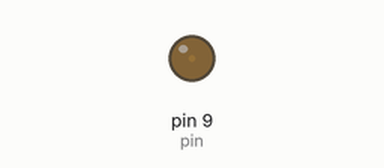
This sketch was run on a simulated Arduino Uno, built with avr-gcc and run on an emulated ATmega328P. On the bench: output pins drawn as LEDs (lit = HIGH).

Above: at 0.05 s.
At 1.15 s:
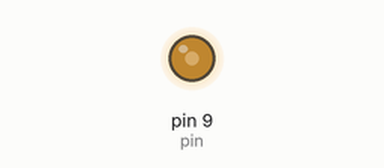
At 2.3 s:
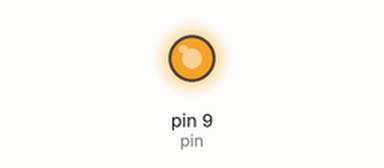
At 4.6 s:
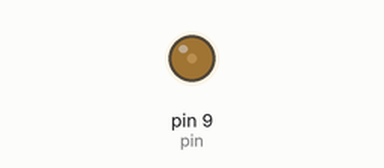
Timing chart, 0 to 6.7 s (numbered marks = the images above):
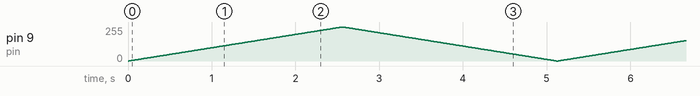

The sketch:

P01_Pwm.ino
```cpp
// variabile costante: non può essere cambbiato il valore
//const int pin = 9;
// costante definita con una direttiva
//#define PIN_LEN 9
int pin = 9;
int lum = 0;

void setup() {
  //con analogWrite non serve pinMode
  pinMode(pin, OUTPUT);
}

void loop() {
  for (int i = 0 ; i <= 255 ; i++ ) {
    analogWrite(pin, i);
    delay(10);
  }
  for (int i = 255 ; i >= 0 ; i-- ) {
    analogWrite(pin, i);
    delay(10);
  }
}
```
